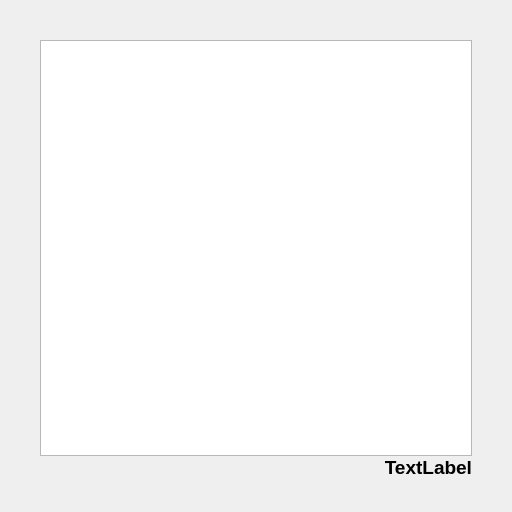
<?xml version="1.0" encoding="UTF-8"?>
<ui version="4.0">
 <class>AboutDialog</class>
 <widget class="QDialog" name="AboutDialog">
  <property name="geometry">
   <rect>
    <x>0</x>
    <y>0</y>
    <width>512</width>
    <height>512</height>
   </rect>
  </property>
  <property name="sizePolicy">
   <sizepolicy hsizetype="Fixed" vsizetype="Fixed">
    <horstretch>0</horstretch>
    <verstretch>0</verstretch>
   </sizepolicy>
  </property>
  <property name="windowTitle">
   <string>Dialog</string>
  </property>
  <layout class="QGridLayout" name="gridLayout">
   <property name="leftMargin">
    <number>40</number>
   </property>
   <property name="topMargin">
    <number>40</number>
   </property>
   <property name="rightMargin">
    <number>40</number>
   </property>
   <property name="bottomMargin">
    <number>33</number>
   </property>
   <property name="spacing">
    <number>0</number>
   </property>
   <item row="0" column="0">
    <widget class="QTextBrowser" name="textBrowser">
     <property name="textInteractionFlags">
      <set>Qt::LinksAccessibleByKeyboard|Qt::LinksAccessibleByMouse</set>
     </property>
     <property name="openExternalLinks">
      <bool>true</bool>
     </property>
    </widget>
   </item>
   <item row="1" column="0">
    <widget class="QLabel" name="closeLabel">
     <property name="font">
      <font>
       <pointsize>14</pointsize>
       <weight>75</weight>
       <bold>true</bold>
      </font>
     </property>
     <property name="text">
      <string>TextLabel</string>
     </property>
     <property name="alignment">
      <set>Qt::AlignRight|Qt::AlignTrailing|Qt::AlignVCenter</set>
     </property>
    </widget>
   </item>
  </layout>
 </widget>
 <resources/>
 <connections/>
</ui>
